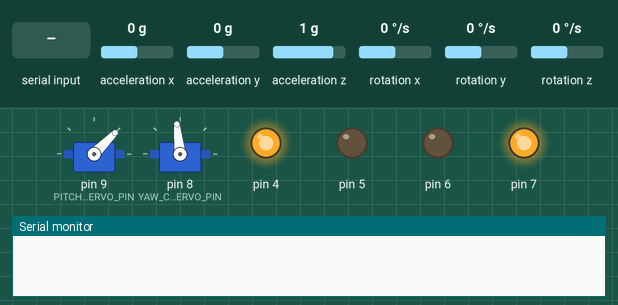
Recording of a program running on a simulated Arduino Leonardo, built with avr-gcc and run on an emulated ATmega32U4. Parts: 2 × servo, output pins drawn as LEDs (lit = HIGH), the last lines printed to the serial monitor. The test bench sets the inputs (shaded band); at power-on: acceleration x 0 g, acceleration y 0 g, acceleration z 1 g, rotation x 0 °/s, rotation y 0 °/s, rotation z 0 °/s.

Above: at 1.2 s.
1.3 s: "campos \n" received over Serial
At 2.5 s:
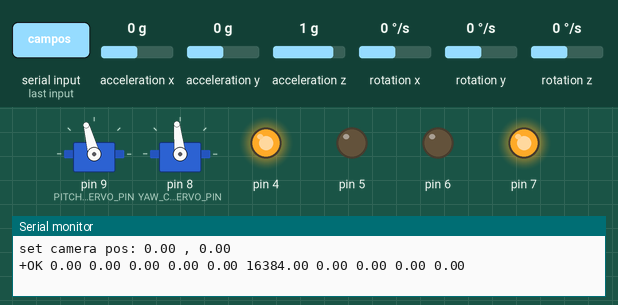
2.8 s: "wheel 90\n" received over Serial
At 3.05 s:
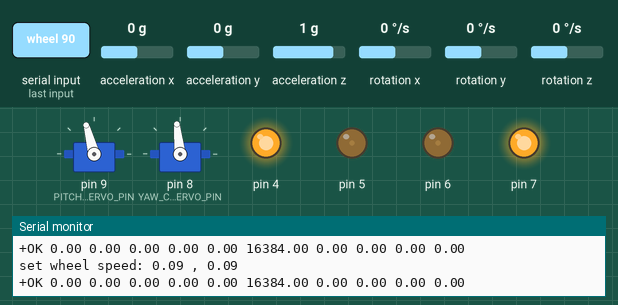
4.8 s: "campos 90\n" received over Serial
At 6.0 s:
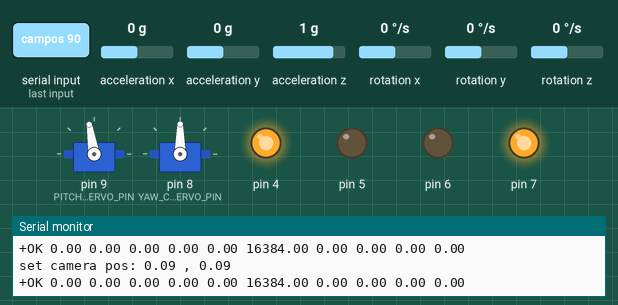
6.3 s: "wheel  45\n" received over Serial
At 6.55 s:
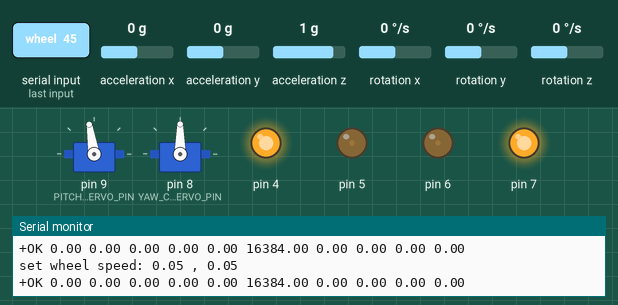
Timing chart, 0 to 9.3 s (numbered marks = the images above; inputs shaded):
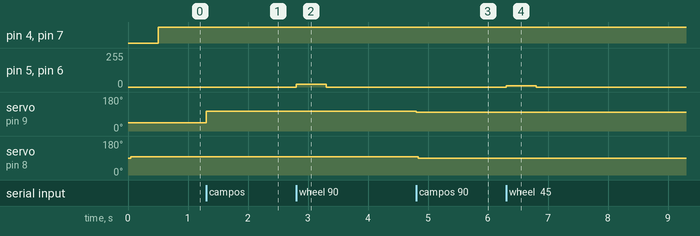

The program:

main.cpp
```cpp
// Bottom half firmware
// by delock https://github.com/delock

#include <Arduino.h>
#include <Wire.h>
#include "cam_servo.h"
#include "wheel.h"
#include "10dof.h"
#include "light.h"

void setup()
{
    Serial.begin (115200);
    Wire.begin();

    initSensors();

    initCamServo();
    camTurnTo (1.0, 0.0);

    initWheel();
    //setKeepTime(1.0);
    while (!Serial);
}

void processCommand (String command)
{
    if (command.startsWith("echo ")) {
        Serial.println(command);
    } else if (command.startsWith("campos ")) {
        float pitch, yaw;

        String pitchStr = command.substring(7);
        int index = pitchStr.indexOf(' ');
        String yawStr = pitchStr.substring(index+1);

        pitch = pitchStr.toInt()/1000.0;
        yaw   = yawStr.toInt()/1000.0;

        Serial.print("set camera pos: ");
        Serial.print(pitch);
        Serial.print(" , ");
        Serial.println(yaw);
        camTurnTo(pitch, yaw);
    } else if (command.startsWith("wheel ")) {
        float left, right;

        String leftStr = command.substring(6);
        int index = leftStr.indexOf(' ');
        String rightStr = leftStr.substring(index+1);

        left = leftStr.toInt()/1000.0;
        right = rightStr.toInt()/1000.0;

        Serial.print("set wheel speed: ");
        Serial.print(left);
        Serial.print(" , ");
        Serial.println(right);
        setSpeed(left, right);
    } else if (command.startsWith("light ")) {
        String lightStr = command.substring(6);
        int light = lightStr.toInt();
        Serial.print("set light: ");
        if (light) {
            Serial.print("on");
        } else {
            Serial.print("off");
        }
        Serial.println("");
        setLight (light);
    }
}

void loop()
{
    float sensors[3][3];
    static float high_g = 0.0;

    getSensors(sensors);
    float gx = sensors[1][0];
    float gy = sensors[1][1];
    float gz = sensors[1][2];
    float gxy = sqrt(gx*gx + gy*gy);
    if (gxy > high_g)
        high_g = gxy;

    String val;
    #if 1
    if (Serial.available()) {
        val = Serial.readStringUntil('\n');
        processCommand(val);
        Serial.print("+OK ");
        Serial.print(sensors[0][0]);
        Serial.print(" ");
        Serial.print(sensors[0][1]);
        Serial.print(" ");
        Serial.print(sensors[0][2]);
        Serial.print(" ");
        Serial.print(sensors[1][0]);
        Serial.print(" ");
        Serial.print(sensors[1][1]);
        Serial.print(" ");
        Serial.print(sensors[1][2]);
        Serial.print(" ");
        Serial.print(sensors[2][0]);
        Serial.print(" ");
        Serial.print(sensors[2][1]);
        Serial.print(" ");
        Serial.print(sensors[2][2]);
        Serial.print(" ");
        Serial.print(high_g);
        Serial.println(" ");
        high_g = 0.0;
    }
    #endif
    wheelLoop();
    //delay (1);
}
```

10dof.cpp
```cpp
/****************************************************
 * BaseControl
 *****************************************************
 * Based on MotoTest of DFRobot Devaster with extended change
 * Created 2017-5-20
 * By Guokai
 ******************************************************/
#include <L3G.h>
#include <LSM303.h>
#include <10dof.h>

/***************************
Sensor related functions
****************************/
L3G gyro;
LSM303 compass;
float gyro_zeros[3] = {0.0, 0.0, 0.0};

#define GYRO_CALIB_CNT 10
#define GYRO_SCALE (PI/180.0)*(200.0/22857.0)

void gyro_calib()
{
  for (int i=0; i<GYRO_CALIB_CNT; i++) {
    gyro.read();
    gyro_zeros[0] += gyro.g.x;
    gyro_zeros[1] += gyro.g.y;
    gyro_zeros[2] += gyro.g.z;
  }
  gyro_zeros[0] = gyro_zeros[0]/GYRO_CALIB_CNT;
  gyro_zeros[1] = gyro_zeros[1]/GYRO_CALIB_CNT;
  gyro_zeros[2] = gyro_zeros[2]/GYRO_CALIB_CNT;
}

float *get_gyro()
{
    static float gyro_ret[3];
    gyro.read();
    gyro_ret[0] = (gyro.g.x-gyro_zeros[0])*GYRO_SCALE;
    gyro_ret[1] = (gyro.g.y-gyro_zeros[1])*GYRO_SCALE;
    gyro_ret[2] = (gyro.g.z-gyro_zeros[2])*GYRO_SCALE;
    return gyro_ret;
}

void gyro_init(void)
{
  if (!gyro.init()) {
    Serial.println("Failed to autodetect gyro type!");
    while (1);
  }
  gyro.enableDefault();

  gyro_calib();
}

void compass_init(void)
{
  if (!compass.init()) {
    Serial.println("Failed to autodetect gyro type!");
    while (1);
  }
  compass.enableDefault();
}

void initSensors(void)
{
    gyro_init();
    compass_init();
}

void getSensors(float readings[3][3])
{
    compass.read();
    float *gyros = get_gyro();
    readings[0][0] = gyros[0];
    readings[0][1] = gyros[1];
    readings[0][2] = gyros[2];
    readings[1][0] = compass.a.x;
    readings[1][1] = compass.a.y;
    readings[1][2] = compass.a.z;
    readings[2][0] = compass.m.x;
    readings[2][1] = compass.m.y;
    readings[2][2] = compass.m.z;
}
```

10dof.h
```cpp
#ifndef TEN_DOF_H
#define TEN_DOF_H

void initSensors(void);

void getSensors(float readings[3][3]);

#endif//TEN_DOF_H
```

cam_servo.cpp
```cpp
#include <Servo.h>
#include "cam_servo.h"
#include <Arduino.h>

Servo pitch_cam; // attach your pitch servo to pin 9
Servo yaw_cam;   // I have not installed this servo yet
#define YAW_CAM_SERVO_PIN 8
#define PITCH_CAM_SERVO_PIN 9

#define PITCH_START 20
#define PITCH_UPRIGHT 105
#define PITCH_FORWARD 45
#define PITCH_END 165
#define PITCH_LIMIT (PITCH_UPRIGHT-PITCH_START)*1.0/(PITCH_UPRIGHT-PITCH_FORWARD)

#define YAW_START 12
#define YAW_RIGHT 30
#define YAW_FRONT 96
#define YAW_LEFT 162
#define YAW_END   180
#define YAW_LIMIT (YAW_END-YAW_FRONT)*1.0/(YAW_LEFT-YAW_FRONT)


void initCamServo(void)
{
    pitch_cam.attach(PITCH_CAM_SERVO_PIN);
    yaw_cam.attach(YAW_CAM_SERVO_PIN);
}

// pitch -- 0: upright, 1.0: right forward, PITH_LIMIT: max down angle, -1.0: max backward angle
// yaw   -- 0: to the front, 1.0: to the right, -1.0: to the left
void camTurnTo(float pitch, float yaw)
{
    int pitch_val, yaw_val;

    // pitch is within [-0.5, 1]
    if (pitch > PITCH_LIMIT) pitch = PITCH_LIMIT;
    if (pitch <-1) pitch = -1;
    pitch_val = -pitch * (PITCH_UPRIGHT - PITCH_FORWARD) + PITCH_UPRIGHT;

    // yaw is within [-1, 1]
    if (yaw > YAW_LIMIT) yaw = YAW_LIMIT;
    if (yaw <-YAW_LIMIT) yaw = -YAW_LIMIT;
    yaw_val = - yaw * (YAW_FRONT - YAW_RIGHT) + YAW_FRONT;

    pitch_cam.write(pitch_val);
    delay(30); // avoid power over drive
    yaw_cam.write(yaw_val);
}
```

cam_servo.h
```cpp
#ifndef CAM_SERVO_H
#define CAM_SERVO_H

void initCamServo(void);
void camTurnTo(float pitch, float yaw);

#endif//CAM_SERVO_H
```

light.cpp
```cpp
#include "Arduino.h"
#include "light.h"

const int led_pin = 10;
void initLight(void)
{
    pinMode(led_pin, OUTPUT);
}

void setLight(bool on)
{
    digitalWrite(led_pin, on?HIGH:LOW);
}
```

light.h
```cpp
#ifndef LIGHT_H
#define LIGHT_H
#endif//LEIGHT_H

void initLight (void);

void setLight (bool on);
```

milli_time.cpp
```cpp
#include "milli_time.h"
unsigned long getPeriod(unsigned long new_time, unsigned long old)
{
    if (new_time > old) return new_time - old;
    else {
        // in case of overflow
        return new_time + (((unsigned long)-1) - old) + 1;
    }
}
```

milli_time.h
```cpp
#ifndef MILLI_TIME_H
#define MILLI_TIME_H

unsigned long getPeriod(unsigned long new_time, unsigned long old);

#endif//MILLI_TIME_H
```

wheel.cpp
```cpp
#include <DFMobile.h>
#include "wheel.h"
#include "milli_time.h"

// if no new command came in, wheel will stop after 0.5s
int keep_speed_millis = 500;

DFMobile wheel (4,5,7,6);

int l_speed = 0, r_speed = 0;

void initWheel(void)
{
    wheel.Direction (HIGH, LOW);
}

unsigned long set_time;
// set the speed of each wheel
// the value is between [-1.0, 1.0]
void setSpeed (float left, float right)
{
    if (left > 1.0) left = 1.0;
    else if (left <-1.0) left = 1.0;

    if (right > 1.0) right = 1.0;
    else if (right <-1.0) right = 1.0;

    l_speed = left * 255;
    r_speed = right * 255;
    set_time = millis();
    wheel.Speed (r_speed, l_speed);
}

float getLSpeed(void)
{
    return l_speed / 255.0;
}

float getRSpeed(void)
{
    return r_speed / 255.0;
}

// keep current speed for another 0.5s
void keepSpeed (void)
{
    set_time = millis();
}

void setKeepTime(float time)
{
    if (time > 1.0) time = 1.0;
    if (time < 0.01) time = 0.01;
    keep_speed_millis = time * 1000;
}

void wheelLoop(void)
{
    unsigned long cur_time = millis();
    unsigned long period = getPeriod(cur_time, set_time);
    if (period > keep_speed_millis) {
        setSpeed (0.0, 0.0);
    }
}
```

wheel.h
```cpp
#ifndef WHEEL_H
#define WHEEL_H

void initWheel (void);

// set the speed of both wheel.  The wheel will stop after 500 milliseconds
// the default value is 500ms, if you want to change this value call setKeepTime
void setSpeed (float left, float right);

float getLSpeed(void);
float getRSpeed(void);

// when this is called, the wheel will keep current speed for a while
void keepSpeed (void);

// set keep speed time in seconds, this value must between 0.01s and 1.0s
void setKeepTime(float time);

void wheelLoop(void);

#endif//WHEEL_H
```

Measured:
- after the input at 1.3 s, servo on pin 9 (PITCH_CAM_SERVO_PIN): 45° → 105° at once
- after the input at 2.8 s, pin 5, pin 6: 0/255 → 22/255 at once, → 0/255 0.50 s later
- after the input at 4.8 s, servo on pin 9 (PITCH_CAM_SERVO_PIN): 105° → 99° at once; servo on pin 8 (YAW_CAM_SERVO_PIN): 96° → 90° at once
- after the input at 6.3 s, pin 5, pin 6: 0/255 → 11/255 at once, → 0/255 0.50 s later
